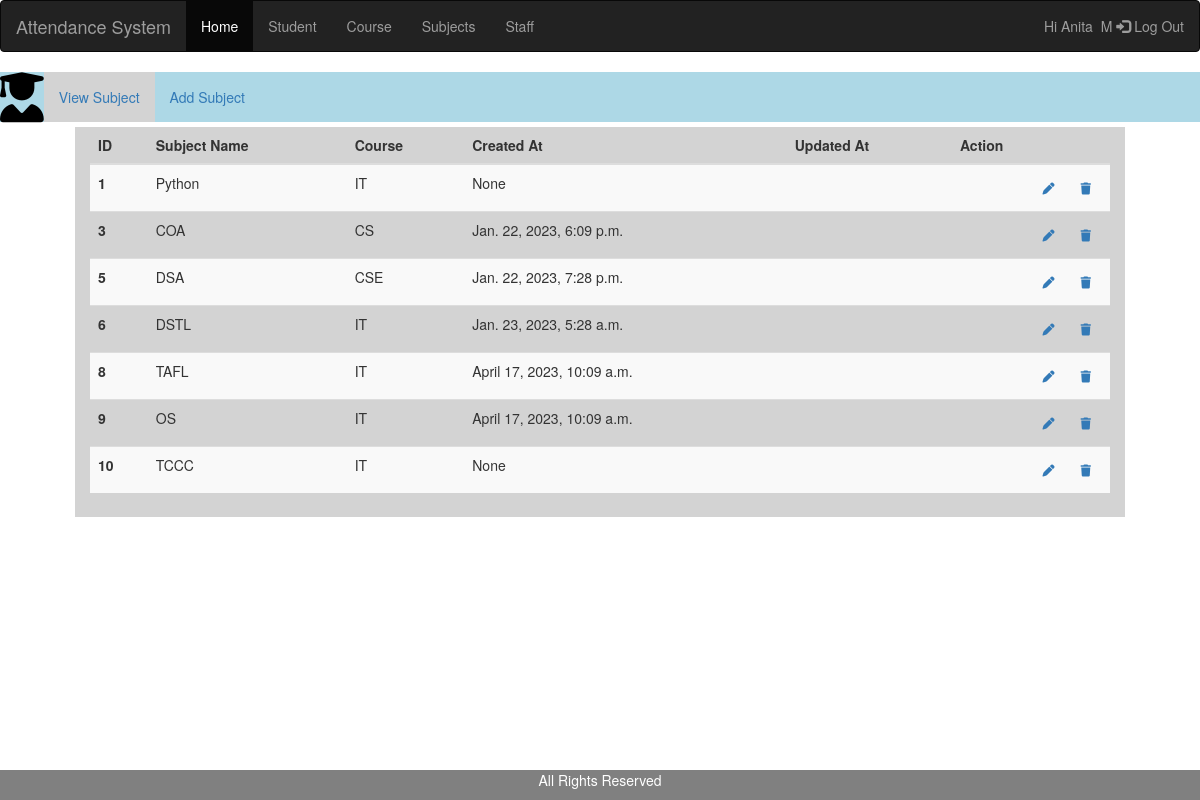
Screenshot of /Hod/Subject/View (signed in) with the database file from the repository.
### apps/models.py (models this page shows, shortened)
class CustomUser(AbstractUser):
    USER =  (
        (1,'HOD'),
        (2,'Staff'),
        (3,'Student'),
    )
    user_type = models.CharField(choices=USER , max_length=50,default=1)

class Subjects(models.Model):
    name = models.CharField(max_length=100)
    course = models.ForeignKey(Course,on_delete=models.CASCADE)
    created_at = models.DateTimeField(auto_now_add=True,null=True)
    updated_at = models.DateTimeField(auto_now=True)

class Course(models.Model):
    name = models.CharField(max_length=100)
    created_at = models.DateTimeField(auto_now_add=True)
    update_at = models.DateTimeField(auto_now=True)
    def __str__(self):
        return self.name

### Attendance_system/Hod_Views.py (the view)
# urls.py: path('Hod/Subject/View',Hod_Views.VIEW_SUBJECT,name='view_subject'),
@login_required(login_url='/')
def VIEW_SUBJECT(request):
    subject = Subjects.objects.all()
    context ={
        'subject': subject,
    }
    return render(request,'Hod/view_subject.html',context)

### templates/Hod/view_subject.html (shortened to what this page needs)
{% extends 'base.html' %}
{% block content %}
    <div class="row">
    <div class="container-fluid" style="padding-top: 0%;background-color: lightblue;">
      <ul class="nav navbar-nav">
        <div class="navbar-header">
          <i class='fas fa-user-graduate' style='font-size:50px;color: black;'></i>
        </div>
        <li class="active" style="background-color: lightgrey;"><a href="{% url 'view_subject' %}">View Subject</a></li>
        <li ><a href="{% url 'add_subject' %}">Add Subject</a></li>
        </ul>
    </div>
    <div class="row" style="padding-top: 5px;">
      <div class="col-sm-1"></div>
      <div class="col-sm-10" style="background-color: lightgrey;height: 390px;">
        <table class="table table-striped">
            <thead>
              <tr>
                <th scope="col">ID</th>
                <th scope="col">Subject Name</th>
                <th scope="col">Course</th>
                <th scope="col">Created At</th>
                <th scope="col">Updated At</th>
                <th scope="col">Action</th>
              </tr>
            </thead>
          <tbody>
            {% for i in subject %}
              <tr>
                <th scope="row">{{i.id}}</th>
                <td>{{i.name}}</td>
                <td>{{i.course}}</td>
                <td>{{i.created_at}}</td>
                <td>{{i.update_at}}</td>
                <td class="text-right">
                        <div class="actions">
                            <a href="{% url 'edit_subject' i.id %}" class="btn btn-sm bg-success-light mr-2">
                            <i class="fas fa-pen"></i>
                            </a>
                            <a href="{% url 'delete_subject' i.id %}" class="btn btn-sm bg-danger-light">
                             <i class="fas fa-trash"></i>
                            </a>
                        </div>
                 </td>
              </tr>
            {% endfor %}
          </tbody>
        </table>
      </div>
        <div class="col-sm-1"></div>
    </div>
 <div class="footer" style="position: fixed;left: 0;bottom: 0;width:100%;background-color: grey;color: white;text-align: center;">
    <p>All Rights Reserved</p>
{% endblock %}

### templates/base.html (shortened to what this page needs)
<!DOCTYPE html>
{% load static %}
<html lang="en">
 <head>
  <link rel="stylesheet" href="https://maxcdn.bootstrapcdn.com/bootstrap/3.4.1/css/bootstrap.min.css">
  <link rel="stylesheet" href="https://cdnjs.cloudflare.com/ajax/libs/font-awesome/4.7.0/css/font-awesome.min.css">
</head>
<body>
 <nav class="navbar navbar-inverse">
   <div class="container-fluid">
    <div class="navbar-header">
      <a class="navbar-brand" href="#">Attendance System</a>
    </div>
    <ul class="nav navbar-nav">
      <li class="active"><a href="{% url 'hod_home' %}">Home</a></li>
      <li><a href="{% url 'insert_student' %}">Student</a></li>
      <li><a href="{% url 'add_course' %}">Course</a></li>
      <li><a href="{% url 'add_subject' %}">Subjects</a></li>
      <li><a href="{% url 'add_staff' %} ">Staff</a></li>
    </ul>
    <ul class="nav navbar-nav navbar-right">
      <li><a href="{% url 'logout' %}">
        Hi {{ user.first_name }}&nbsp;{{ user.last_name }}
        <span class="glyphicon glyphicon-log-in"></span> Log Out</a></li>
    </ul>
   </div>
 </nav>
 {% block content %}
 {% endblock %}
  </body>
</html>

### rows the page displays
CustomUser: first_name "Anita", last_name "M"
Subjects: id "1", name "Python", course "IT", created_at "None"
Subjects: id "3", name "COA", course "CS", created_at "Jan. 22, 2023, 6:09 p.m."
Subjects: id "5", name "DSA", course "CSE", created_at "Jan. 22, 2023, 7:28 p.m."
Subjects: id "6", name "DSTL", course "IT", created_at "Jan. 23, 2023, 5:28 a.m."
Subjects: id "8", name "TAFL", course "IT", created_at "April 17, 2023, 10:09 a.m."
Subjects: id "9", name "OS", course "IT", created_at "April 17, 2023, 10:09 a.m."
Subjects: id "10", name "TCCC", course "IT", created_at "None"
